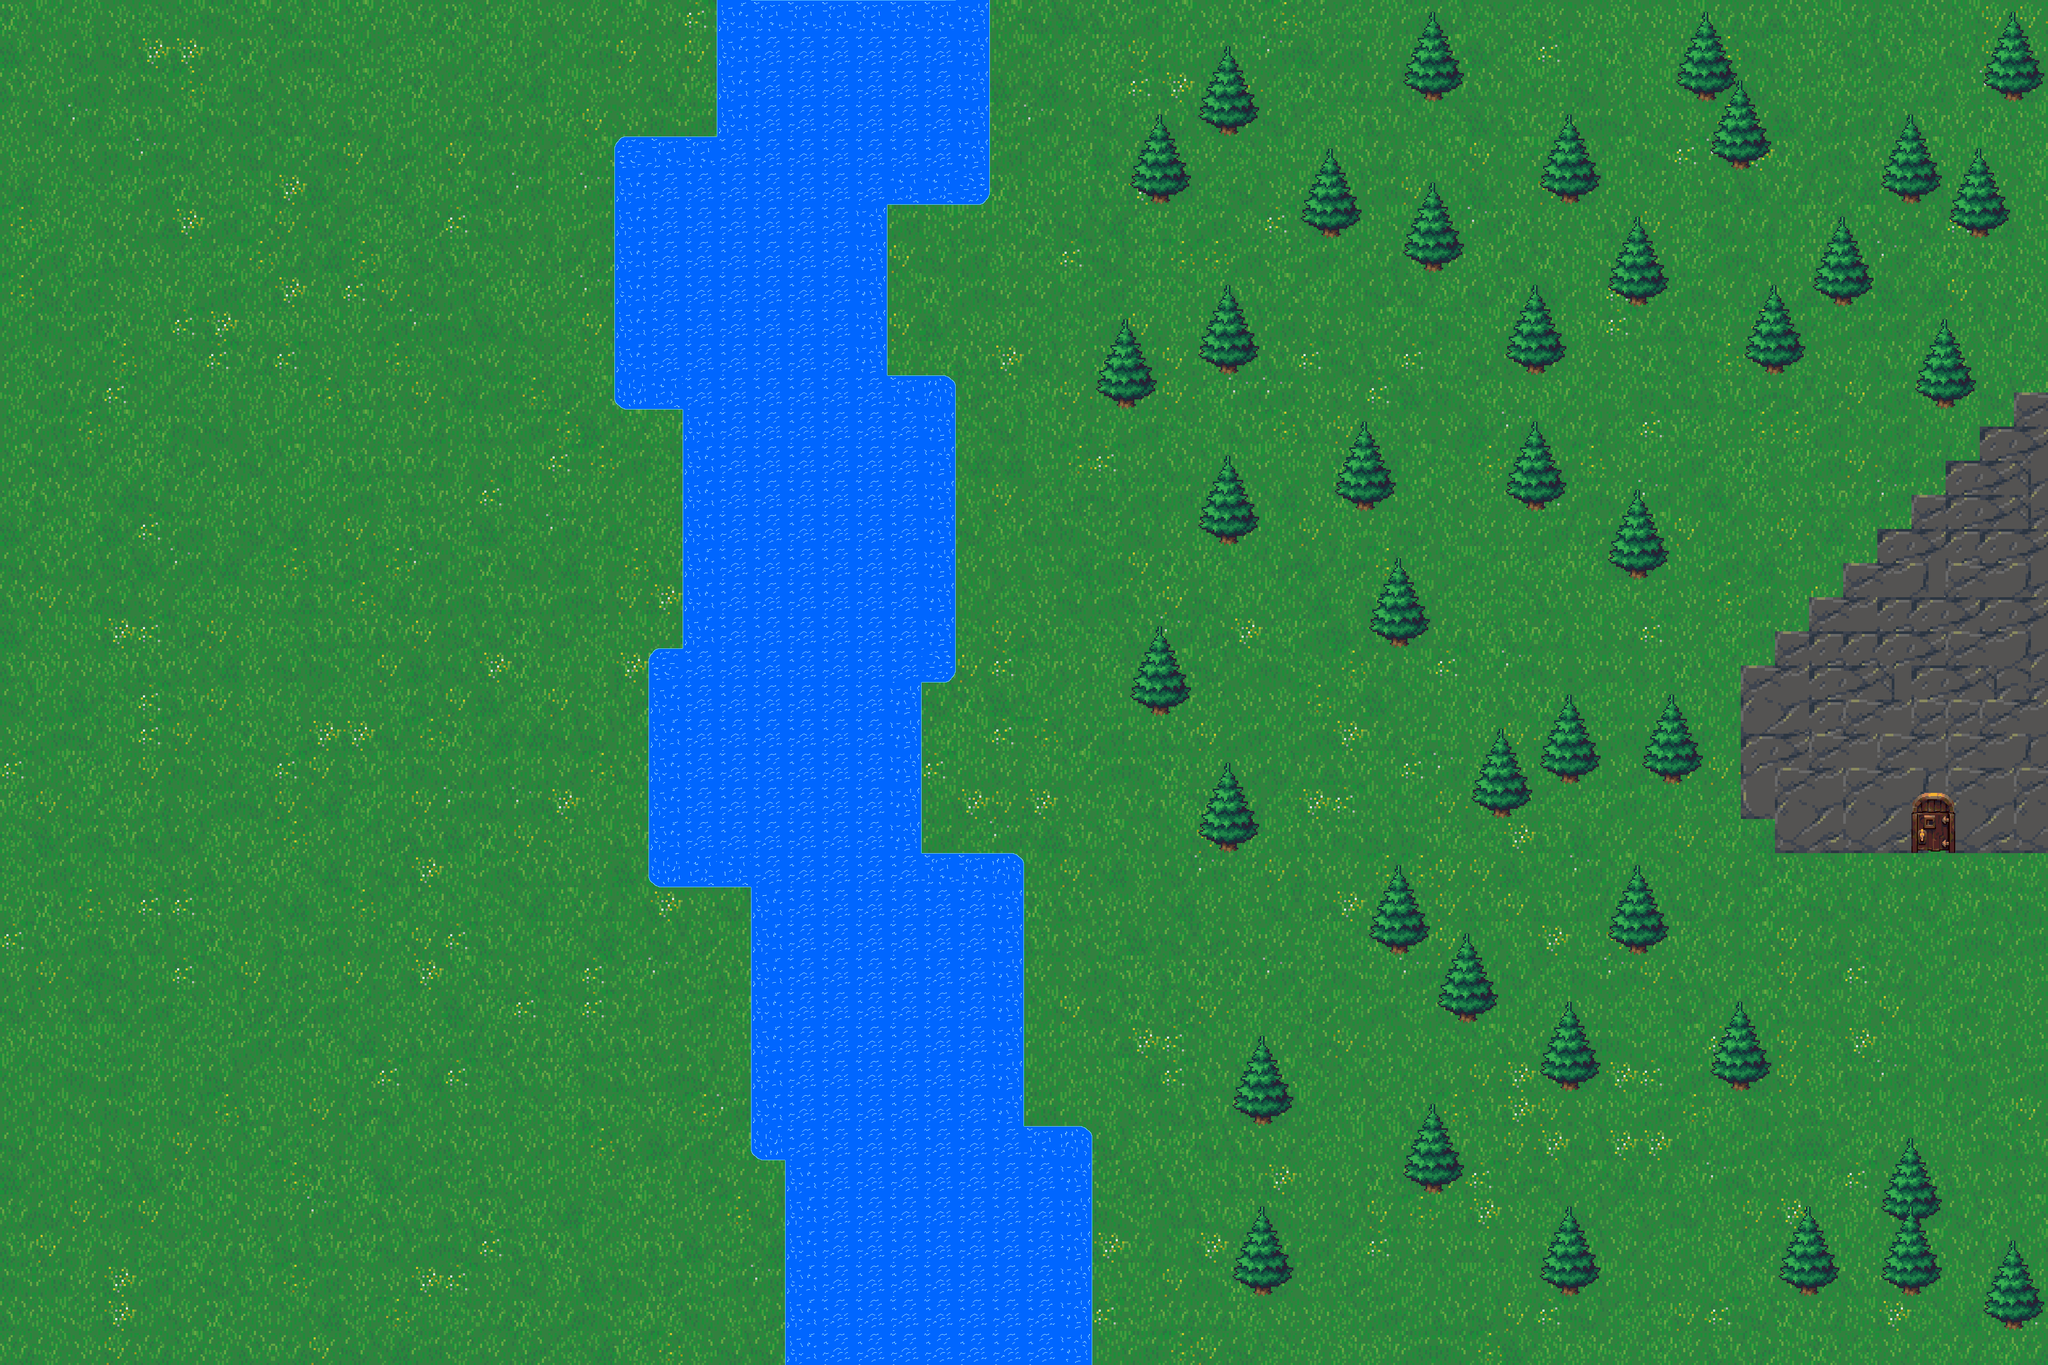

This game map was drawn from its Tiled (.tmx) file and the tilesets committed beside it. A one-line description and the trimmed map source follow:
An orthogonal 60x40 tile map with 64x64 px tiles, 5 tile layers (grass, water, trees, cave, ...), 1 hidden layer not drawn, 6 tilesets.

<map version="1.9" tiledversion="1.9.2" orientation="orthogonal" renderorder="right-down" width="60" height="40" tilewidth="64" tileheight="64" infinite="0" nextlayerid="7" nextobjectid="1">
 <editorsettings>
  <export target="level/1/level_1.csv" format="csv" />
 </editorsettings>
 <tileset firstgid="1" source="tilesets/water_texture.tsx" />
 <tileset firstgid="10" source="tilesets/grass.tsx" />
 <tileset firstgid="46" source="tilesets/tree.tsx" />
 <tileset firstgid="47" source="tilesets/cave_pack.tsx" />
 <tileset firstgid="56" source="tilesets/cave_pack_2.tsx" />
 <tileset firstgid="105" source="tilesets/door.tsx" />
 <layer id="1" name="grass" width="60" height="40">
  <data>[2400 cells, 2400 non-empty, 37 distinct tile ids]</data>
 </layer>
 <layer id="2" name="water" width="60" height="40">
  <data>[2400 cells, 340 non-empty, 9 distinct tile ids]</data>
 </layer>
 <layer id="3" name="trees" width="60" height="40">
  <data>[2400 cells, 41 non-empty, 1 distinct tile ids]</data>
 </layer>
 <layer id="6" name="cave_2" width="60" height="40" visible="0">
  <data>[2400 cells, 18 non-empty, 2 distinct tile ids]</data>
 </layer>
 <layer id="4" name="cave" width="60" height="40">
  <data>[2400 cells, 47 non-empty, 3 distinct tile ids]</data>
 </layer>
 <layer id="5" name="door" width="60" height="40">
  <data>[2400 cells, 1 non-empty, 1 distinct tile ids]</data>
 </layer>
</map>
